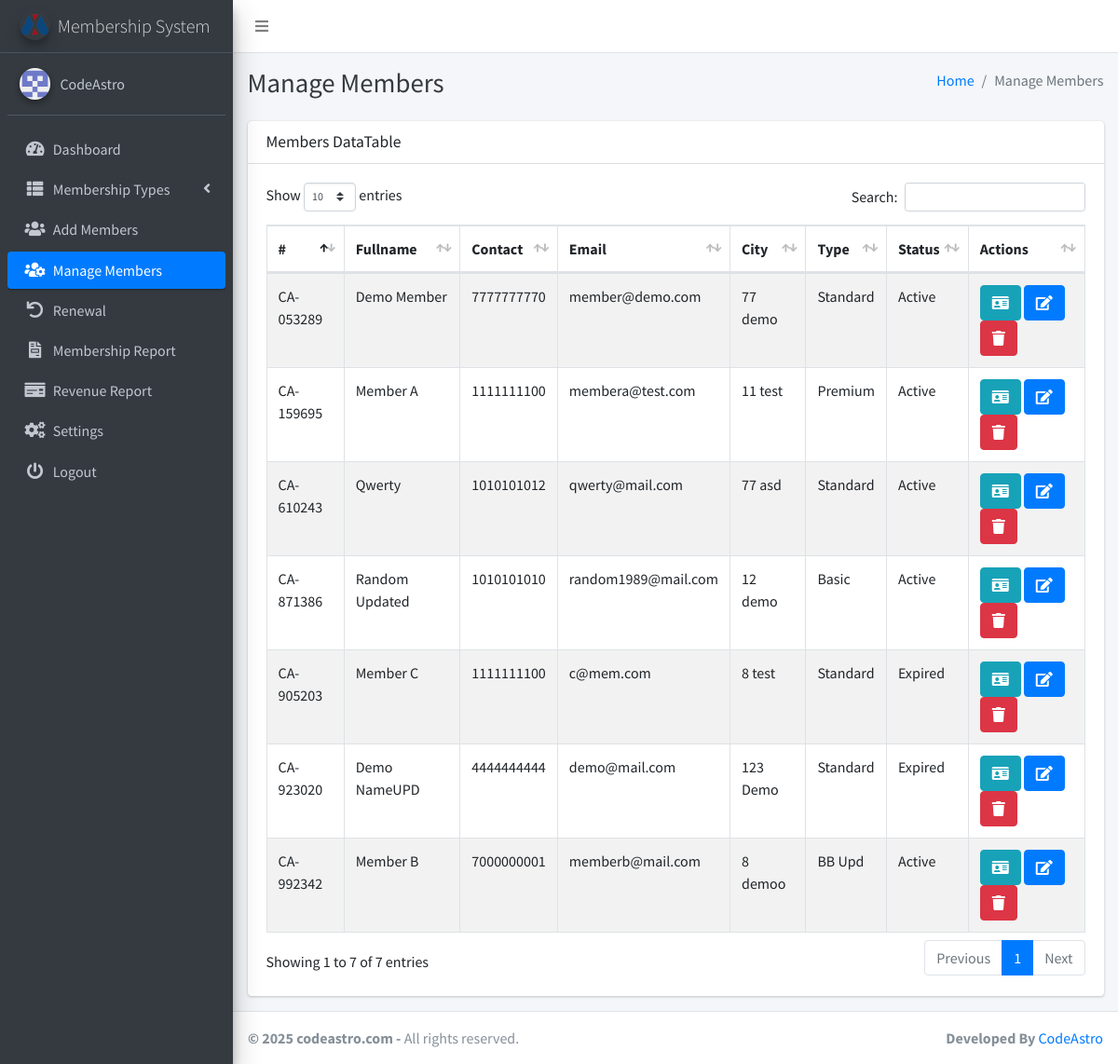
/manage_members.php (signed in), run on the app's committed database.
### tables this page shows
CREATE TABLE `settings` (
  `settingsID` int(11) NOT NULL,
  `system_name` varchar(255) NOT NULL,
  `logo` varchar(255) NOT NULL,
  `currency` varchar(50) NOT NULL,
  `user_id` int(11) DEFAULT NULL
);

CREATE TABLE `members` (
  `members_id` int(11) NOT NULL,
  `userID` int(11) NOT NULL,
  `address_id` int(11) DEFAULT NULL,
  `fullname` varchar(255) NOT NULL,
  `dob` date NOT NULL,
  `gender` enum('Male','Female','Other') NOT NULL,
  `contact_number` varchar(20) NOT NULL,
  `email` varchar(255) NOT NULL,
  `occupation` varchar(255) NOT NULL,
  `membership_typeID` int(11) NOT NULL,
  `membership_number` varchar(20) NOT NULL,
  `created_at` timestamp NOT NULL DEFAULT current_timestamp(),
  `photo` varchar(255) NOT NULL,
  `expiry_date` date DEFAULT NULL
);

CREATE TABLE `addresses` (
  `address_id` int(11) NOT NULL,
  `City` varchar(255) NOT NULL,
  `country` varchar(50) NOT NULL,
  `postcode` varchar(20) NOT NULL
);

CREATE TABLE `membership_types` (
  `membership_typeID` int(11) NOT NULL,
  `type` varchar(255) NOT NULL,
  `amount` int(11) NOT NULL
);

### manage_members.php (the view, shortened to what this page needs)
<?php
include('includes/config.php');
$selectQuery = "SELECT m.*, a.city, a.country, a.postcode, t.type as membership_type_name
        FROM members m
        LEFT JOIN addresses a ON m.address_id = a.address_id
        LEFT JOIN membership_types t ON m.membership_typeID = t.membership_typeID
        ORDER BY m.members_id DESC";
$result = $conn->query($selectQuery);
?>
<?php include('includes/header.php');?>
<body class="hold-transition sidebar-mini layout-fixed layout-navbar-fixed layout-footer-fixed">
<div class="wrapper">
  <?php include('includes/nav.php');?>
 <?php include('includes/sidebar.php');?>
  <div class="content-wrapper">
  <?php include('includes/pagetitle.php');?>
    <section class="content">
      <div class="container-fluid">
        <div class="row">
        <div class="col-12">
        <div class="card">
    <div class="card-header">
        <h3 class="card-title">Members DataTable</h3>
    </div>
    <div class="card-body">
    <table id="example1" class="table table-bordered table-striped">
        <thead>
            <tr>
                <th>#</th>
                <th>Fullname</th>
                <th>Contact</th>
                <th>Email</th>
                <th>City</th>
                <th>Type</th>
                <th>Status</th>
                <th>Actions</th>
            </tr>
        </thead>
        <tbody>
            <?php
            while ($row = $result->fetch_assoc()) {
                $expiryDate = strtotime($row['expiry_date']);
                $currentDate = time();
                $daysDifference = floor(($expiryDate - $currentDate) / (60 * 60 * 24));
                $membershipStatus = ($daysDifference < 0) ? 'Expired' : 'Active';
                $membership_typeID = $row['membership_typeID'];
                $membershipTypeQuery = "SELECT type FROM membership_types WHERE membership_typeID = $membership_typeID";
                $membershipTypeResult = $conn->query($membershipTypeQuery);
                $membershipTypeRow = $membershipTypeResult->fetch_assoc();
                $membershipTypeName = ($membershipTypeRow) ? $membershipTypeRow['type'] : 'Unknown';
                echo "<tr>";
                echo "<td>{$row['membership_number']}</td>";
                echo "<td>{$row['fullname']}</td>";
                echo "<td>{$row['contact_number']}</td>";
                echo "<td>{$row['email']}</td>";
                echo "<td>{$row['city']}</td>";
                echo "<td>{$membershipTypeName}</td>";
                echo "<td>{$membershipStatus}</td>";
                echo "<td>";
                if (!empty($row['expiry_date'])) {
                    echo "<a href='memberProfile.php?id={$row['members_id']}' class='btn btn-info'><i class='fas fa-id-card'></i></a>";
                }
                echo "
                    <a href='edit_member.php?id={$row['members_id']}' class='btn btn-primary'><i class='fas fa-edit'></i></a>
                    <button class='btn btn-danger' onclick='deleteMember({$row['members_id']})'><i class='fas fa-trash'></i></button>
                </td>";
                echo "</tr>";
            }
            ?>
        </tbody>
    </table>
</div>
</div>
          </div>
        </div>
      </div>
    </section>
  </div>
  <footer class="main-footer">
    <strong> &copy; <?php echo date('Y');?> codeastro.com</a> -</strong>
    All rights reserved.
    <div class="float-right d-none d-sm-inline-block">
      <b>Developed By</b> <a href="https://codeastro.com/">CodeAstro</a>
    </div>
  </footer>
</div>
</body>
</html>

### includes/sidebar.php (shortened to what this page needs)
<?php
$current_page = basename($_SERVER['PHP_SELF']);
?>
 <aside class="main-sidebar sidebar-dark-primary elevation-4">
    <a href="" class="brand-link">
    <img src="<?php echo getLogoUrl(); ?>" alt="Logo" class="brand-image img-circle elevation-3" style="opacity: .8">
    <span class="brand-text font-weight-light"><?php echo getSystemName(); ?></span>
</a>
<?php
function getSystemName()
{
    global $conn;
    $systemNameQuery = "SELECT system_name FROM settings";
    $systemNameResult = $conn->query($systemNameQuery);
    if ($systemNameResult->num_rows > 0) {
        $systemNameRow = $systemNameResult->fetch_assoc();
        return $systemNameRow['system_name'];
    } else {
        return 'CodeAstro';
    }
}
function getLogoUrl()
{
    global $conn;
    $logoQuery = "SELECT logo FROM settings";
    $logoResult = $conn->query($logoQuery);
    if ($logoResult->num_rows > 0) {
        $logoRow = $logoResult->fetch_assoc();
        return $logoRow['logo'];
    } else {
        return 'dist/img/AdminLTELogo.png';
    }
}
?>
    <div class="sidebar">
      <div class="user-panel mt-3 pb-3 mb-3 d-flex">
        <div class="image">
          <img src="dist/img/2382414.png" class="img-circle elevation-2" alt="User Image">
        </div>
        <div class="info">
          <a href="#" class="d-block">CodeAstro</a>
        </div>
      </div>
      <nav class="mt-2">
        <ul class="nav nav-pills nav-sidebar flex-column" data-widget="treeview" role="menu" data-accordion="false">
          <li class="nav-item">
            <a href="dashboard.php" class="nav-link <?php echo ($current_page == 'dashboard.php') ? 'active' : ''; ?>">
              <i class="nav-icon fas fa-tachometer-alt"></i>
              <p>
                Dashboard
              </p>
            </a>
          </li>
          <li class="nav-item has-treeview">
            <a href="#" class="nav-link <?php echo ($current_page == 'add_type.php' || $current_page == 'view_type.php' || $current_page == 'edit_type.php') ? 'active' : ''; ?>">
              <i class="nav-icon fas fa-th-list"></i>
              <p>
                Membership Types
                <i class="fas fa-angle-left right"></i>
              </p>
            </a>
          </li>
          <li class="nav-item">
            <a href="add_members.php" class="nav-link <?php echo ($current_page == 'add_members.php') ? 'active' : ''; ?>">
              <i class="nav-icon fas fa-users"></i>
              <p>Add Members</p>
            </a>
          </li>
          <li class="nav-item">
            <a href="manage_members.php" class="nav-link <?php echo ($current_page == 'manage_members.php' || $current_page == 'edit_member.php' || $current_page == 'memberProfile.php') ? 'active' : ''; ?>">
              <i class="nav-icon fas fa-users-cog"></i>
              <p>Manage Members</p>
            </a>
          </li>
          <li class="nav-item">
            <a href="list_renewal.php" class="nav-link <?php echo ($current_page == 'list_renewal.php' || $current_page == 'renew.php') ? 'active' : ''; ?>">
            <i class="nav-icon fas fa-undo"></i>
              <p>Renewal</p>
            </a>
          </li>
          <li class="nav-item">
            <a href="report.php" class="nav-link <?php echo ($current_page == 'report.php') ? 'active' : ''; ?>">
              <i class="nav-icon fas fa-file-invoice"></i>
              <p>Membership Report</p>
            </a>
          </li>
          <li class="nav-item">
            <a href="revenue_report.php" class="nav-link <?php echo ($current_page == 'revenue_report.php') ? 'active' : ''; ?>">
              <i class="nav-icon fas fa-money-check"></i>
              <p>Revenue Report</p>
            </a>
          </li>
          <li class="nav-item">
            <a href="settings.php" class="nav-link <?php echo ($current_page == 'settings.php') ? 'active' : ''; ?>">
              <i class="nav-icon fas fa-cogs"></i>
              <p>Settings</p>
            </a>
          </li>
          <li class="nav-item">
            <a href="logout.php" class="nav-link <?php echo ($current_page == 'logout.php') ? 'active' : ''; ?>">
              <i class="nav-icon fas fa-power-off"></i>
              <p>Logout</p>
            </a>
          </li>
        </ul>
      </nav>
    </div>
  </aside>

### data on the page
settings: logo (picture), system_name "Membership System"
members: membership_number "CA-053289", fullname "Demo Member", contact_number "7777777770", email "member@demo.com", address.City "77 demo", membership_typeID.type "Standard"
members: membership_number "CA-905203", fullname "Member C", contact_number "1111111100", email "c@mem.com", address.City "8 test", membership_typeID.type "Standard"
members: membership_number "CA-871386", fullname "Random Updated", contact_number "1010101010", email "random1989@mail.com", address.City "12 demo", membership_typeID.type "Basic"
members: membership_number "CA-992342", fullname "Member B", contact_number "7000000001", email "memberb@mail.com", address.City "8 demoo", membership_typeID.type "BB Upd"
members: membership_number "CA-159695", fullname "Member A", contact_number "1111111100", email "membera@test.com", address.City "11 test", membership_typeID.type "Premium"
members: membership_number "CA-610243", fullname "Qwerty", contact_number "1010101012", email "qwerty@mail.com", address.City "77 asd", membership_typeID.type "Standard"
members: membership_number "CA-923020", fullname "Demo NameUPD", contact_number "4444444444", email "demo@mail.com", address.City "123 Demo", membership_typeID.type "Standard"

### other printed values
$pageTitle "Manage Members"
